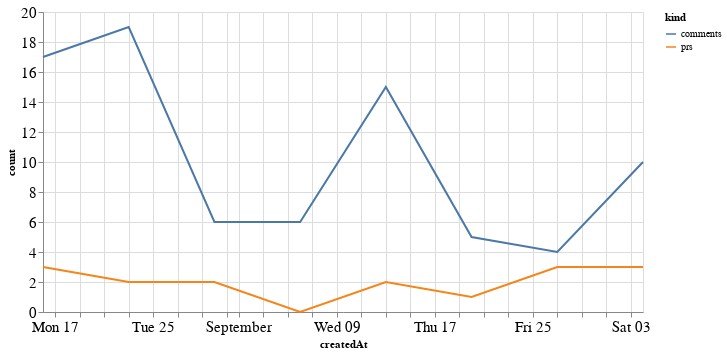

The notebook cell this image was saved under:
### Code cell
alt.Chart(total_time, width=600).mark_line().encode(
    x='createdAt',
    y='count',
    color='kind'
)

### Figure 1 — Vega-Lite specification as saved in the notebook (floating-point values rounded to 4 significant figures)
{"config": {"axisLeft": {"labelFontSize": 15}, "axisBottom": {"labelFontSize": 15}}, "data": {"name": "data-71511d4a56b1cdf761631e88c4d645c2"}, "mark": "line", "encoding": {"color": {"type": "nominal", "field": "kind"}, "x": {"type": "temporal", "field": "createdAt"}, "y": {"type": "quantitative", "field": "count"}}, "width": 600, "$schema": "https://vega.github.io/schema/vega-lite/v4.8.1.json", "datasets": {"data-71511d4a56b1cdf761631e88c4d645c2": [{"createdAt": "2020-08-16T00:00:00", "kind": "prs", "count": 3}, {"createdAt": "2020-08-23T00:00:00", "kind": "prs", "count": 2}, {"createdAt": "2020-08-30T00:00:00", "kind": "prs", "count": 2}, {"createdAt": "2020-09-06T00:00:00", "kind": "prs", "count": 0}, {"createdAt": "2020-09-13T00:00:00", "kind": "prs", "count": 2}, {"createdAt": "2020-09-20T00:00:00", "kind": "prs", "count": 1}, {"createdAt": "2020-09-27T00:00:00", "kind": "prs", "count": 3}, {"createdAt": "2020-10-04T00:00:00", "kind": "prs", "count": 3}, {"createdAt": "2020-08-16T00:00:00", "kind": "comments", "count": 17}, {"createdAt": "2020-08-23T00:00:00", "kind": "comments", "count": 19}, {"createdAt": "2020-08-30T00:00:00", "kind": "comments", "count": 6}, {"createdAt": "2020-09-06T00:00:00", "kind": "comments", "count": 6}, {"createdAt": "2020-09-13T00:00:00", "kind": "comments", "count": 15}, {"createdAt": "2020-09-20T00:00:00", "kind": "comments", "count": 5}, {"createdAt": "2020-09-27T00:00:00", "kind": "comments", "count": 4}, {"createdAt": "2020-10-04T00:00:00", "kind": "comments", "count": 10}]}}
